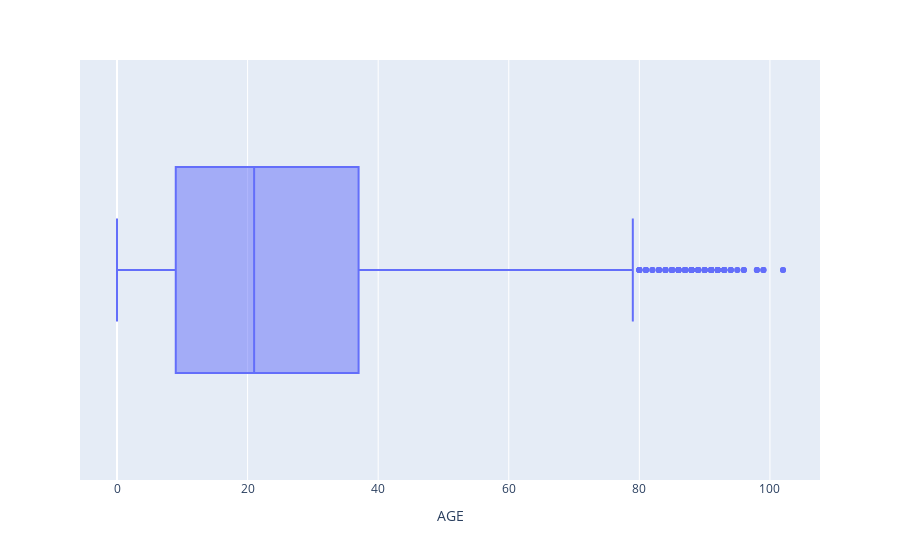

Write notebook code for a chart like this one.
### Code cell
df.plot(
    kind="box",
    x="AGE"
)

### Figure 1 — Plotly figure (JSON) as saved in the notebook; plotly's stock layout.template omitted (floating-point values rounded to 4 significant figures; data arrays with more than 128 entries replaced by an {"elided": "..."} marker saying what was removed)
{"data": [{"alignmentgroup": "True", "hovertemplate": "AGE=%{x}<extra></extra>", "legendgroup": "", "marker": {"color": "#636efa"}, "name": "", "notched": false, "offsetgroup": "", "orientation": "h", "showlegend": false, "type": "box", "x": {"elided": "9430 int values"}, "x0": " ", "xaxis": "x", "y0": " ", "yaxis": "y"}], "layout": {"autosize": true, "boxmode": "group", "legend": {"tracegroupgap": 0}, "margin": {"t": 60}, "xaxis": {"anchor": "y", "autorange": true, "domain": [0, 1], "range": [-5.667, 107.7], "title": {"text": "AGE"}, "type": "linear"}, "yaxis": {"anchor": "x", "autorange": true, "domain": [0, 1], "range": [-0.5, 0.5], "type": "category"}}}
